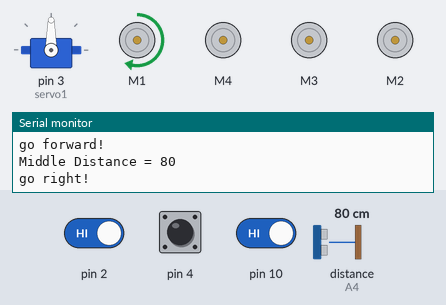
Recording of a sketch running on a simulated Arduino Uno, built with avr-gcc and run on an emulated ATmega328P. Parts: servo, 4 × DC motor (green arrow = forward, orange = backward, longer = faster), the last lines printed to the serial monitor. Wiring (inferred from the names in the program): ultrasonic range finder: trigger A5; echo A4. The test bench sets the inputs (shaded band); at power-on: distance to the obstacle (sensor on A4) 80 cm, pin 2 HIGH, pin 10 HIGH, pin 4 HIGH. The echo pulse lasts 58.3 µs per cm.

Above: at 1.8 s.
1.9 s: distance to the obstacle (sensor on A4) set to 35 cm
5.0 s: distance to the obstacle (sensor on A4) set to 29 cm
At 6.4 s:
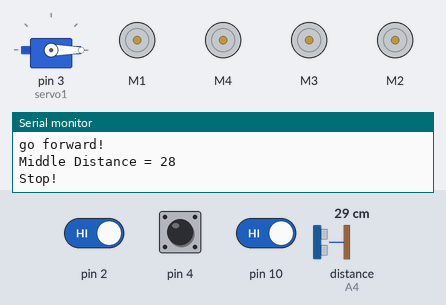
8.1 s: pin 2 driven LOW
At 9.7 s:
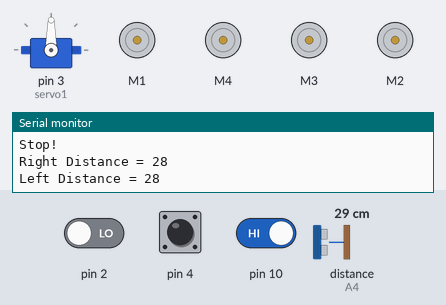
11.2 s: pin 2 driven HIGH
At 12.1 s:
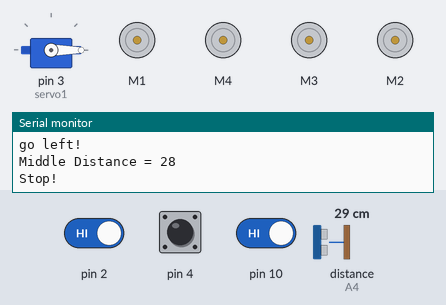
14.3 s: distance to the obstacle (sensor on A4) set to 2 cm
At 17.1 s:
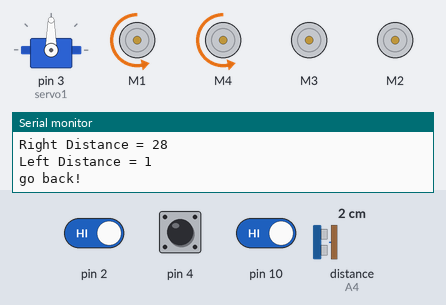
17.4 s: pin 10 driven LOW
At 18.9 s:
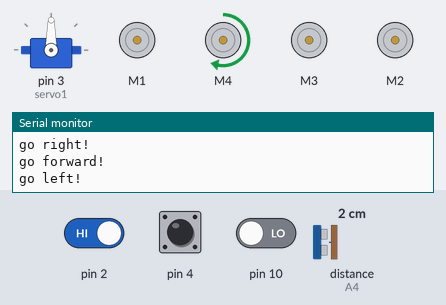
Timing chart, 0 to 20.6 s (numbered marks = the images above; inputs shaded):
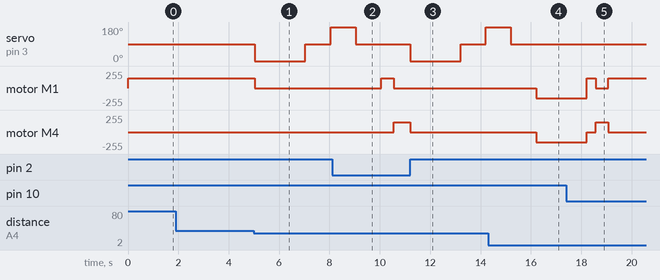

The sketch:

NicolesLineFollower.ino
```cpp
// Include the Servo library
#include <Servo.h>
// And the AFMotor library
#include <AFMotor.h>

// Define object 'servo1' to control the sensor
Servo servo1;

// The pin CONSTANTS for the line tracking sensors
// REPLACE THE NUMBERS IN PARENTHESIS WITH THE ACTUAL
// PIN NUMBERS WHERE YOUR SENSORS ARE CONNECTED!
#define LT_R !digitalRead(10)
#define LT_M !digitalRead(4)
#define LT_L !digitalRead(2)

// DC Motor on M1
AF_DCMotor IN1(1);
// DC Motor on M2
AF_DCMotor IN2(2);
// DC Motor on M3
AF_DCMotor IN3(3);
// DC Motor on M4
AF_DCMotor IN4(4);

// IT IS ASSUMED THAT IN1 is right rear
// IN2 right front, IN3 left rear And
// IN4 left front.  If not, rewire your car
// or shuffle the numbers in PARENTHESIS above


// A constant for our car speed - try slower speeds
// if the car is not able to follow the line quick enough
#define carSpeed 150

// Define our turn variable
int turn = 0;

// Define variables to store the value of the sensor readings
// A4 and A5 are the ANALOG PINS on the Arduino labeled 4 and 5
int Echo = A4;
int Trig = A5;

// Define variables to hold our right, left, and middle distance values
int rightDistance = 0, leftDistance = 0, middleDistance = 0;

// Function to go forward
void forward(){
  IN1.setSpeed(carSpeed);
  IN4.setSpeed(carSpeed);
  IN1.run(FORWARD);
  IN4.run(FORWARD);
  Serial.println("go forward!");
}

// Function to go backward
void back(){
  IN1.setSpeed(carSpeed);
  IN4.setSpeed(carSpeed);
  IN1.run(BACKWARD);
  IN4.run(BACKWARD);
  Serial.println("go back!");
}

// Function to go left
void left(){
  IN2.setSpeed(carSpeed);
  IN4.setSpeed(carSpeed);
  IN1.run(RELEASE);
  IN4.run(FORWARD);
  Serial.println("go left!");
}

// Function to go right
void right(){
  IN1.setSpeed(carSpeed);
  IN3.setSpeed(carSpeed);
  IN1.run(FORWARD);
  IN4.run(RELEASE);
  Serial.println("go right!");
}

// Function to stop
void stop(){
  IN1.run(RELEASE);
  IN4.run(RELEASE);
  Serial.println("Stop!");
}

// Function to read the sensors
int readLine(){
  int left,middle,right;
  left = LT_L;
  middle = LT_M;
  right = LT_R;

  Serial.print( "Left is ");
  Serial.println ( left );
  Serial.print( "Middle is ");
  Serial.println ( middle );
  Serial.print( "Right is ");
  Serial.println ( right );
  return left,middle,right;
}


// Function to measure distance with the ultrasonic sensor
int Distance_test() {
  digitalWrite(Trig, LOW);
  delayMicroseconds(2);
  digitalWrite(Trig, HIGH);
  delayMicroseconds(20);
  digitalWrite(Trig, LOW);
  float Fdistance = pulseIn(Echo, HIGH);
  Fdistance= Fdistance / 58;
  return (int)Fdistance;
}

// Function to measure distance on the left side
int leftDistanceTest() {
    int leftDistance;
    servo1.write(180);
    delay(1000);
    leftDistance = Distance_test();
    Serial.print("Left Distance = ");
    Serial.println(leftDistance);
    servo1.write(90);
    delay(1000);
    return leftDistance;
}

// Function to measure distance on the right side
int rightDistanceTest() {
    int rightDistance;
    servo1.write(0);
    delay(1000);
    rightDistance = Distance_test();
    delay(1000);
    Serial.print("Right Distance = ");
    Serial.println(rightDistance);
    servo1.write(90);
    delay(1000);
    return rightDistance;
}

void avoidObject() {
    // Code to go around an object
    // Which way did we turn?
    switch(turn){
        // We turned left
        case 0:
        // Keep going straight
        forward();
        // Wait a third of a second
        delay(360);
        // Go right
        right();
        // Wait a third of a second
        delay(360);
        // And make a left
        left();
        // wait a third of a second
        delay(360);
        // and go forward
        forward();
        // and get out of this switch
        break;

        // We turned left
        case 3:
        // Keep going straight
        forward();
        // Wait a third of a second
        delay(360);
        // Go left
        left();
        // Wait a third of a second
        delay(360);
        // And make a right
        right();
        // wait a third of a second
        delay(360);
        // and go forward
        forward();
        // and get out of this switch
        break;

        default:
        forward();
        break;
    }
}

void lineLost(){
    // Code to exeecute when the line is lost
    // stop!
    stop();
    // Let's wait a second
    delay(360);
    // and go back
    back();
    // wait half a second
    delay(500);
    // and go forward
    forward();
    // wait a third of a second
    delay(360);
    // I will laugh if this is the routine where the car gets stuck
    // Break out of the routine
}


// Function to Initialize the Arduino
void setup(){
  // Attach the servo to pin 3
  servo1.attach(3);
  // Start the Serial Monitor
  Serial.begin(9600);
  // Define the mode of our pins
  pinMode(Echo, INPUT);
  pinMode(Trig, OUTPUT);
  pinMode(LT_R,INPUT);
  pinMode(LT_M,INPUT);
  pinMode(LT_L,INPUT);
  // Stop the car
  stop();
  // Put the sensor in the middle position
  servo1.write(90);
}

// Now let's run the main program...

void loop() {
  // This is where the loop begins

  // Let's move according to the turn variable
  // Since we set 'turn' in the setup routine then we know
  // it will have a value of 1 at startup
  switch(turn){
      // If 'turn' is equal to 0 turn right
      case 0:
      right();
      break;
      // If 'turn' is equal to 1 go forward
      case 1:
      forward();
      break;
      // If 'turn' is equal to 2 turn left
      case 2:
      left();
      break;
      // If 'turn' is equal to 3 go in reverse
      case 4:
      back();
      break;
      // If 'turn' cannot be determined go forward
      default:
      forward();
  }
  // Let's wait half a second before we continue
  delay(500);

  // LINE FOLLOWER
  // Let's read the sensors...
  // ...if we detect the middle sensor
  if(LT_M){
    // Then go forward
    forward();
    }
    // Else if we detect the RIGHT sensor
    else if(LT_R) {
      // Then go right
      right();
      // And keep going right until we don't detect anything on the right sensor
      while(LT_R);
      }
      // Else if we detect something on the left sensor
      else if(LT_L) {
        // Then go left
        left();
        // And keep going left until we don't detect anything on the left sensor
        while(LT_L);
        }
    // Else if we have no input from any sensor
    else {
      // We lost our line!
      // lineLost();
      // Keep executing until we find our line
      // while(!LT_M);
      // if we did not acquire our line, let's go straight...
      forward();
      }

  // OBJECT AVOIDANCE
  // Take a reading of what is in front of us
  middleDistance = Distance_test();
  // Print the result in the Serial monitor
  Serial.print("Middle Distance = ");
  Serial.println(middleDistance);

  // If the distance to an obstacle is less than 30
  if(middleDistance <= 30) {
    // Don't crash!
    stop();
    // Take a right reading
    rightDistance = rightDistanceTest();
    // Take a left reading
    leftDistance = leftDistanceTest();
    // If the distance to obstacles on either side is less than 20
    if((rightDistance <= 20) || (leftDistance <= 20)) {
      // Then let's go in reverse
      back();
      // And wait two seconds before we continue
      delay(2000);
      // Stop
      stop();
    }
    // Else if the obstacle on the left is closer to us
    if(rightDistance > leftDistance) {
      // Then let's go right
      right();
      // Set the turn variable
      turn = 2;
      // And wait a third of a second before we continue to the next step
      delay(360);
      // Call the object avoidance routine so we can get back on track
      avoidObject();
      // Break out of this conditional
    }
    // Else if the obstacle on the right is closer to us
    else if(rightDistance < leftDistance) {
      // Then let's go left
      left();
      // Set the turn variable
      turn = 0;
      // Wait a third of a second before we continue
      delay(360);
      // And call the object avoidance routine so we can get back on track
      avoidObject();
      // breaK out of this conditional
    }
  // And if there is nothing in front of us
  else {
    // Then keep going straight
    forward();
  }
  // Break out of the object avoidance code
}
// Go back to the start of the loop
}
```

Measured:
- the behaviour switches between 32 and 31 cm on distance to the obstacle (sensor on A4) (found by bisection; images 0 and 1)
- after the input at 5.0 s, servo on pin 3 (servo1): 90° → 0° at once, → 90° 2.0 s later, → 180° 1.0 s later; motor M1: forward 150/255 → stopped at once
- after the input at 8.1 s, servo on pin 3 (servo1): goes on until 9.0 s, then stays 90°; motor M4: stopped → forward 150/255 after 2.4 s
- after the input at 11.2 s, servo on pin 3 (servo1): 90° → 0° at once, → 90° 2.0 s later, → 180° 1.0 s later; motor M4: forward 150/255 → stopped at once
- after the input at 14.3 s, servo on pin 3 (servo1): goes on until 15.2 s, then stays 90°; motor M4: stopped → backward 150/255 after 1.9 s
- after the input at 17.4 s, servo on pin 3 (servo1): stays 90° (without the input it goes to 0° after 1.7 s)
